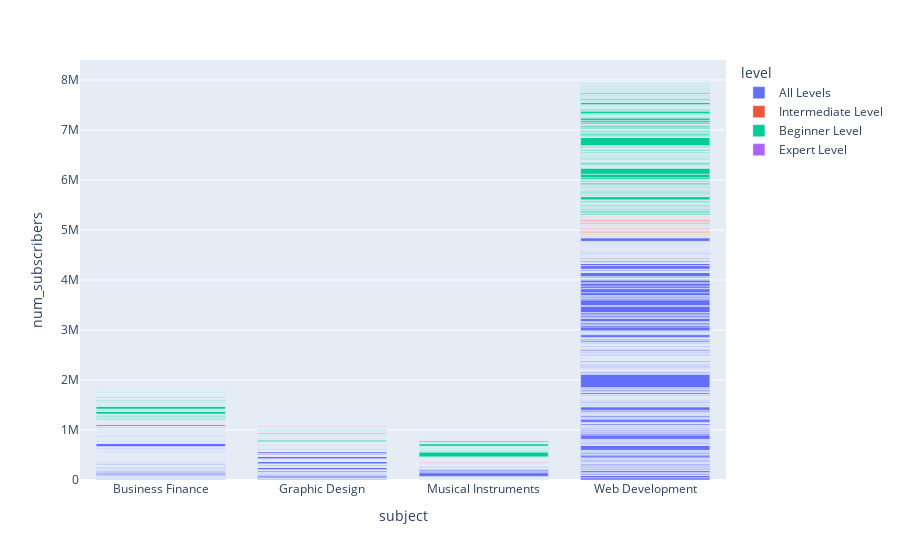

The cell this chart's notebook holds for it:
### Markdown cell above
# Visualizing the popularity of courses at different levels

### Code cell
df = udemy_data[['subject','num_subscribers','level']]
fig = px.bar(df, x="subject", y="num_subscribers", color='level')
fig.show()

### Figure 1 — Plotly figure (JSON) as saved in the notebook; plotly's stock layout.template omitted (floating-point values rounded to 4 significant figures; data arrays with more than 128 entries replaced by an {"elided": "..."} marker saying what was removed)
{"data": [{"alignmentgroup": "True", "hovertemplate": "level=All Levels<br>subject=%{x}<br>num_subscribers=%{y}<extra></extra>", "legendgroup": "All Levels", "marker": {"color": "#636efa"}, "name": "All Levels", "offsetgroup": "All Levels", "orientation": "v", "showlegend": true, "textposition": "auto", "type": "bar", "x": {"elided": "1928 str values"}, "xaxis": "x", "y": {"elided": "1928 int values"}, "yaxis": "y"}, {"alignmentgroup": "True", "hovertemplate": "level=Intermediate Level<br>subject=%{x}<br>num_subscribers=%{y}<extra></extra>", "legendgroup": "Intermediate Level", "marker": {"color": "#EF553B"}, "name": "Intermediate Level", "offsetgroup": "Intermediate Level", "orientation": "v", "showlegend": true, "textposition": "auto", "type": "bar", "x": {"elided": "421 str values"}, "xaxis": "x", "y": {"elided": "421 int values"}, "yaxis": "y"}, {"alignmentgroup": "True", "hovertemplate": "level=Beginner Level<br>subject=%{x}<br>num_subscribers=%{y}<extra></extra>", "legendgroup": "Beginner Level", "marker": {"color": "#00cc96"}, "name": "Beginner Level", "offsetgroup": "Beginner Level", "orientation": "v", "showlegend": true, "textposition": "auto", "type": "bar", "x": {"elided": "1270 str values"}, "xaxis": "x", "y": {"elided": "1270 int values"}, "yaxis": "y"}, {"alignmentgroup": "True", "hovertemplate": "level=Expert Level<br>subject=%{x}<br>num_subscribers=%{y}<extra></extra>", "legendgroup": "Expert Level", "marker": {"color": "#ab63fa"}, "name": "Expert Level", "offsetgroup": "Expert Level", "orientation": "v", "showlegend": true, "textposition": "auto", "type": "bar", "x": ["Business Finance", "Business Finance", "Business Finance", "Business Finance", "Business Finance", "Business Finance", "Business Finance", "Business Finance", "Business Finance", "Business Finance", "Business Finance", "Business Finance", "Business Finance", "Business Finance", "Business Finance", "Business Finance", "Business Finance", "Business Finance", "Business Finance", "Business Finance", "Business Finance", "Business Finance", "Business Finance", "Business Finance", "Business Finance", "Business Finance", "Business Finance", "Business Finance", "Business Finance", "Business Finance", "Business Finance", "Graphic Design", "Graphic Design", "Graphic Design", "Graphic Design", "Graphic Design", "Musical Instruments", "Musical Instruments", "Musical Instruments", "Musical Instruments", "Musical Instruments", "Musical Instruments", "Musical Instruments", "Web Development", "Web Development", "Web Development", "Web Development", "Web Development", "Web Development", "Web Development", "Web Development", "Web Development", "Web Development", "Web Development", "Web Development", "Web Development", "Web Development", "Web Development"], "xaxis": "x", "y": [5172, 1580, 1406, 2212, 4022, 1338, 54, 1271, 913, 454, 190, 51, 2715, 1202, 2025, 59, 8, 36, 540, 16, 44, 737, 779, 56, 775, 507, 152, 326, 28, 1125, 353, 114, 20, 15, 1, 858, 833, 4192, 65, 209, 59, 47, 26, 2789, 155, 170, 353, 464, 1611, 1815, 694, 2565, 91, 494, 19, 578, 1779, 34], "yaxis": "y"}], "layout": {"barmode": "relative", "legend": {"title": {"text": "level"}, "tracegroupgap": 0}, "margin": {"t": 60}, "xaxis": {"anchor": "y", "domain": [0, 1], "title": {"text": "subject"}}, "yaxis": {"anchor": "x", "domain": [0, 1], "title": {"text": "num_subscribers"}}}}
